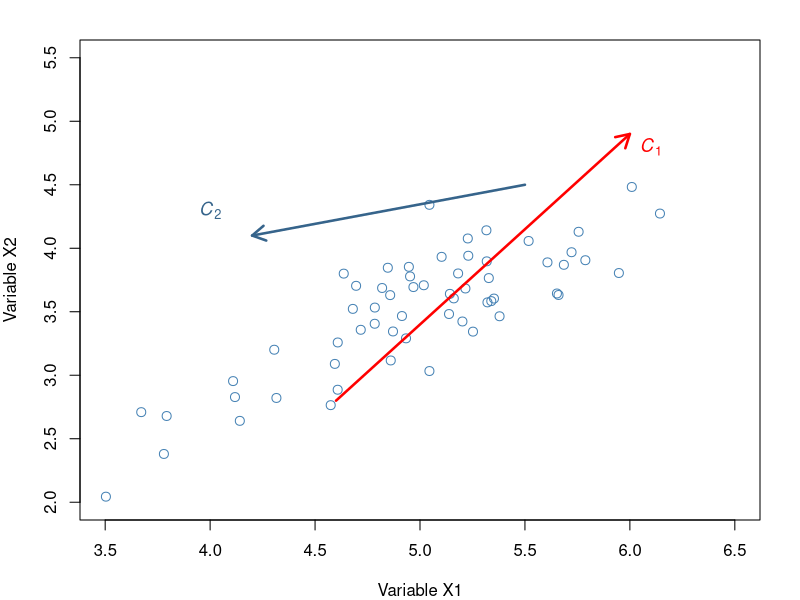
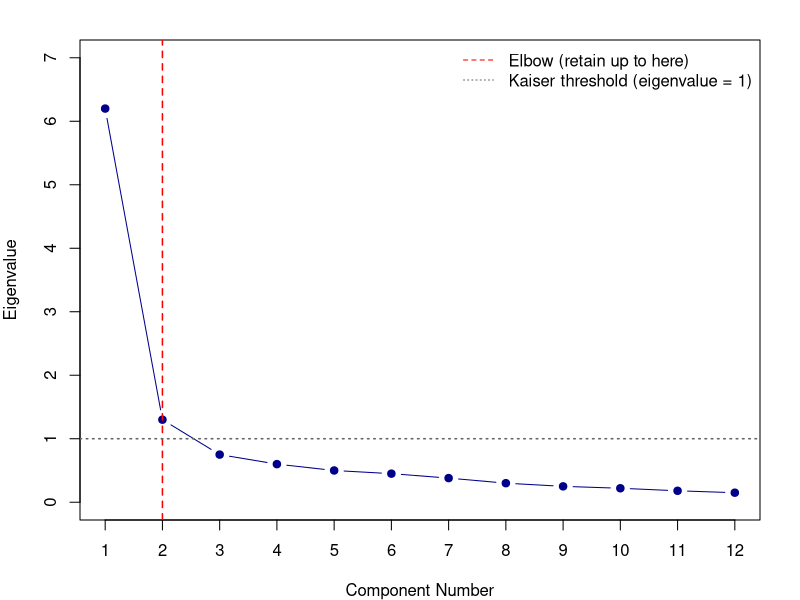

Reproduce these figures in R, in order. (Note: this script raises an error after producing the figures.)
## ---- chunk 1
library(knitr)
library(kableExtra)

mv_table <- data.frame(
  Feature = c("Variable roles", "Primary goal", "Examples"),
  Dependence = c("Dependent vs. independent", 
                 "Explain or predict y from x", 
                 "MANOVA, Discriminant analysis, Canonical correlation"),
  Interdependence = c("No distinction", 
                      "Uncover structure among all variables", 
                      "PCA, Cluster analysis, Multidimensional scaling")
)

mv_table %>%
  kbl(align = "l",
      col.names = c("Feature", "Dependence", "Interdependence"),
      caption = "Comparison of dependence and interdependence multivariate techniques") %>%
  kable_styling(bootstrap_options = c("striped", "hover"), full_width = TRUE) %>%
  column_spec(1, bold = TRUE)
## ---- chunk 2
cov_df <- data.frame(
  ` ` = c("A", "B", "C"),
  A = c("Var(A)", "Cov(A,B)", "Cov(A,C)"),
  B = c("Cov(A,B)", "Var(B)", "Cov(B,C)"),
  C = c("Cov(A,C)", "Cov(B,C)", "Var(C)")
)

cov_df %>%
  kbl(align = "c",
      col.names = c("", "A", "B", "C"),
      caption = "Structure of a variance-covariance matrix for three variables A, B, and C") %>%
  kable_styling(bootstrap_options = c("striped", "hover"), full_width = FALSE) %>%
  column_spec(1, bold = TRUE)
## ---- chunk 3
matrix_df <- data.frame(
  Feature = c("Variable units", "Effect of scale", "Variable influence", "Mean eigenvalue"),
  Covariance = c("Must be same units", 
                 "Variables with large variance dominate", 
                 "Unequal — proportional to variance",
                 "Not equal to 1.0"),
  Correlation = c("Can be different units", 
                  "All variables standardised first", 
                  "Equal — all variables contribute similarly",
                  "Equal to 1.0")
)

matrix_df %>%
  kbl(align = "l",
      col.names = c("Feature", "Covariance Matrix", "Correlation Matrix"),
      caption = "Comparison of using covariance versus correlation matrix in PCA") %>%
  kable_styling(bootstrap_options = c("striped", "hover"), full_width = TRUE) %>%
  column_spec(1, bold = TRUE)
## ---- chunk 4

set.seed(42)
n <- 60
x1 <- rnorm(n, 5, 0.5)
x2 <- 0.7 * x1 + rnorm(n, 0, 0.3)

par(mar = c(4, 4, 2, 2))
plot(x1, x2, pch = 1, col = "steelblue", cex = 1.2,
     xlab = "Variable X1", ylab = "Variable X2",
     xlim = c(3.5, 6.5), ylim = c(2.0, 5.5),
     main = "")

# Draw PC1 direction (red arrow)
arrows(4.6, 2.8, 6.0, 4.9, col = "red", lwd = 2.5, length = 0.15)
text(6.1, 4.8, expression(italic(C[1])), col = "red", cex = 1.1, font = 2)

# Draw PC2 direction (blue arrow)
arrows(5.5, 4.5, 4.2, 4.1, col = "steelblue4", lwd = 2.5, length = 0.15)
text(4.0, 4.3, expression(italic(C[2])), col = "steelblue4", cex = 1.1, font = 2)
## ---- chunk 5

eigenvalues <- c(6.2, 1.3, 0.75, 0.6, 0.5, 0.45, 0.38, 0.3, 0.25, 0.22, 0.18, 0.15)
components <- 1:12

par(mar = c(4, 4, 2, 2))
plot(components, eigenvalues, type = "b", pch = 19, col = "darkblue",
     xlab = "Component Number", ylab = "Eigenvalue",
     ylim = c(0, 7), xaxt = "n")
axis(1, at = 1:12)
abline(v = 2, lty = 2, col = "red", lwd = 1.5)
abline(h = 1, lty = 3, col = "gray40", lwd = 1.5)
legend("topright", legend = c("Elbow (retain up to here)", "Kaiser threshold (eigenvalue = 1)"),
       lty = c(2, 3), col = c("red", "gray40"), bty = "n", cex = 1)
## ---- chunk 6
library(dplyr)
library(ggplot2)
library(knitr)
library(kableExtra)

# Load data
seed <- read.csv("data/seed3spp.csv")

# Create species label
seed$species <- paste(seed$genus, seed$epithet)
seed$species <- trimws(seed$species)

# Preview
seed.head <- head(seed)[, -c(1:2)]
seed.for.table <- seed.head %>%
  relocate(species)

### Thsi is not done yet
seed.for.table %>% 
  kbl(align = "c",
      col.names = c("Species", "Seed ID", "Width (mm)", "Length (mm)",
                    "Width (mm)" ,"Width (mm)"),
      caption = "Plant height under different fertilizer treatments") %>%
  kable_styling(full_width = F) %>%
  column_spec(1, bold = TRUE)
## ---- chunk 7
# Summary statistics by species
sum_seed <- seed %>%
  group_by(species) %>%
  summarise(
    n = n(),
    `Width (mm)` = round(mean(width_mm), 2),
    `Length (mm)` = round(mean(long_mm), 2),
    `Thickness (mm)` = round(mean(thickness_mm), 2),
    `Volume (mm³)` = round(mean(volume_mm3), 1),
    `Coat thick (mm)` = round(mean(coat_thick_mm), 3),
    `Wet wt (g)` = round(mean(wet_weight_g), 3),
    `Dry wt (g)` = round(mean(dry_weight_g), 3),
    `Moisture (%)` = round(mean(moisture_percent), 1),
    .groups = "drop"
  )

sum_seed %>%
  kbl(align = "c",
      caption = "Mean seed morphological traits for three tropical tree species (n = 20 seeds per species)") %>%
  kable_styling(bootstrap_options = c("striped", "hover"), full_width = TRUE) %>%
  column_spec(1, bold = TRUE, italic = TRUE)
## ---- chunk 8

if(!require("ggthemes", character.only = TRUE)) {
  install.packages("ggthemes", dependencies = TRUE)
}
library(ggthemes)
library(tidyr)

seed_long <- seed %>%
  select(species, long_mm, width_mm, volume_mm3, dry_weight_g) %>%
  pivot_longer(cols = -species, names_to = "trait", values_to = "value") %>%
  mutate(trait = recode(trait,
    long_mm = "Length (mm)",
    width_mm = "Width (mm)",
    volume_mm3 = "Volume (mm³)",
    dry_weight_g = "Dry weight (g)"
  ))

ggplot(seed_long, aes(x = species, y = value, fill = species)) +
  geom_boxplot(alpha = 0.6) +
  geom_jitter(width = 0.1, size = 1.5, alpha = 0.6) +
  facet_wrap(~ trait, scales = "free_y") +
  labs(x = "Species", y = "Value") +
  theme_bw() +
  theme(
    legend.position = "bottom",
    legend.title = element_blank(),
    axis.text.x = element_blank(),
    axis.ticks.x = element_blank(),
    strip.text = element_text(size = 11),
    legend.text = element_text(face = "italic", size = 10)
  )
## ---- chunk 9
# Select numeric trait columns
pca_vars <- seed %>%
  select(width_mm, long_mm, thickness_mm, volume_mm3,
         coat_thick_mm, wet_weight_g, dry_weight_g, moisture_percent)

# Run PCA using the correlation matrix (scale = TRUE)
pca_result <- prcomp(pca_vars, center = TRUE, scale. = TRUE)

# View summary
summary(pca_result)
## ---- chunk 10

eigenvalues <- pca_result$sdev^2
pct_var <- round(eigenvalues / sum(eigenvalues) * 100, 1)
cum_var <- cumsum(pct_var)

# Scree plot
par(mar = c(4, 4, 2, 2))
plot(1:length(eigenvalues), eigenvalues, type = "b", pch = 19,
     col = "steelblue", xlab = "Principal Component", ylab = "Eigenvalue",
     xaxt = "n")
axis(1, at = 1:length(eigenvalues))
abline(h = 1, lty = 2, col = "red", lwd = 1.5)
legend("topright", legend = "Kaiser threshold (eigenvalue = 1)",
       lty = 2, col = "red", bty = "n", cex = 0.9)
## ---- chunk 11
var_table <- data.frame(
  PC = paste0("PC", 1:length(eigenvalues)),
  Eigenvalue = round(eigenvalues, 3),
  `Variance Explained (%)` = pct_var,
  `Cumulative (%)` = cum_var
)

var_table %>%
  kbl(align = "c",
      col.names = c("Component", "Eigenvalue", "Variance Explained (%)", "Cumulative (%)"),
      caption = "Eigenvalues and variance explained by each principal component from the seed morphology PCA") %>%
  kable_styling(bootstrap_options = c("striped", "hover"), full_width = FALSE) %>%
  row_spec(which(var_table$Eigenvalue >= 1), background = "#e8f4f8") %>%
  column_spec(1, bold = TRUE)
## ---- chunk 12
loadings_df <- as.data.frame(round(pca_result$rotation[, 1:3], 3))
loadings_df$Variable <- rownames(loadings_df)

loadings_df <- loadings_df %>%
  mutate(Variable = recode(Variable,
    width_mm = "Width (mm)",
    long_mm = "Length (mm)",
    thickness_mm = "Thickness (mm)",
    volume_mm3 = "Volume (mm³)",
    coat_thick_mm = "Coat thickness (mm)",
    wet_weight_g = "Wet weight (g)",
    dry_weight_g = "Dry weight (g)",
    moisture_percent = "Moisture content (%)"
  )) %>%
  select(Variable, PC1, PC2, PC3)

loadings_df %>%
  kbl(align = "c",
      col.names = c("Variable", "PC1", "PC2", "PC3"),
      caption = "PCA loadings for the first three principal components. Values close to ±1 indicate strong association with the component.") %>%
  kable_styling(bootstrap_options = c("striped", "hover"), full_width = FALSE) %>%
  column_spec(1, bold = TRUE)
## ---- chunk 13

if(!require("ggrepel", character.only = TRUE)) {
  install.packages("ggrepel", dependencies = TRUE)
}
library(ggrepel)

# PC scores
scores <- as.data.frame(pca_result$x[, 1:2])
scores$species <- seed$species

# Loadings scaled for biplot
load_scale <- 3
loadings_plot <- as.data.frame(pca_result$rotation[, 1:2] * load_scale)
loadings_plot$variable <- c("Width", "Length", "Thickness", "Volume",
                             "Coat thick.", "Wet wt.", "Dry wt.", "Moisture")

# Variance labels
pct1 <- round(pct_var[1], 1)
pct2 <- round(pct_var[2], 1)

ggplot() +
  # Points
  geom_point(data = scores, aes(x = PC1, y = PC2, colour = species, shape = species),
             size = 2.5, alpha = 0.8) +
  # Arrows
  geom_segment(data = loadings_plot,
               aes(x = 0, y = 0, xend = PC1, yend = PC2),
               arrow = arrow(length = unit(0.2, "cm")),
               colour = "black", linewidth = 0.7) +
  # Variable labels
  geom_text_repel(data = loadings_plot,
                  aes(x = PC1, y = PC2, label = variable),
                  size = 3.5, colour = "black", fontface = "bold") +
  # Reference lines
  geom_hline(yintercept = 0, linetype = "dashed", colour = "grey60") +
  geom_vline(xintercept = 0, linetype = "dashed", colour = "grey60") +
  labs(
    x = paste0("PC1 (", pct1, "% variance explained)"),
    y = paste0("PC2 (", pct2, "% variance explained)"),
    colour = "Species", shape = "Species"
  ) +
  theme_bw() +
  theme(
    legend.position = "bottom",
    legend.title = element_blank(),
    legend.text = element_text(face = "italic", size = 10),
    axis.title = element_text(size = 11)
  )
## ---- chunk 14
sum_df <- data.frame(
  Step = c("Matrix choice", "Retention criterion 1", "Retention criterion 2", 
           "Interpreting components", "Visualisation"),
  Decision = c("Correlation matrix if variables have different units or scales",
               "Kaiser's rule: retain PCs with eigenvalue > 1",
               "Retain enough PCs for cumulative variance > 50–70%",
               "Examine loadings; high |loading| (> 0.5) indicates strong association",
               "Biplot — simultaneously shows scores and loadings")
)

sum_df %>%
  kbl(align = "l",
      col.names = c("Step", "Guidance"),
      caption = "Key decision points in PCA") %>%
  kable_styling(bootstrap_options = c("striped", "hover"), full_width = TRUE) %>%
  column_spec(1, bold = TRUE)
